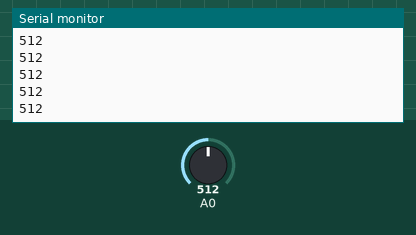
Recording of a sketch running on a simulated Arduino Uno, built with avr-gcc and run on an emulated ATmega328P. Shown: the last lines printed to the serial monitor. The inputs (shaded band) are chosen by the test bench; at power-on: A0 = 512.

Above: at 1.2 s.
1.3 s: A0 set to 716
At 1.8 s:
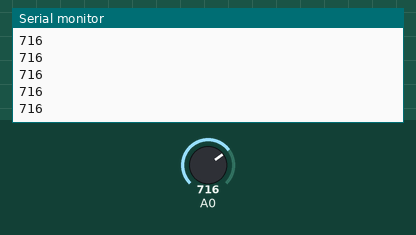
2.8 s: A0 set to 900
At 3.3 s:
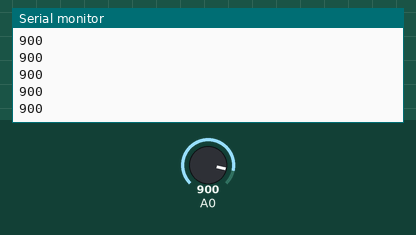
Timing chart, 0 to 5.8 s (numbered marks = the images above; inputs shaded):
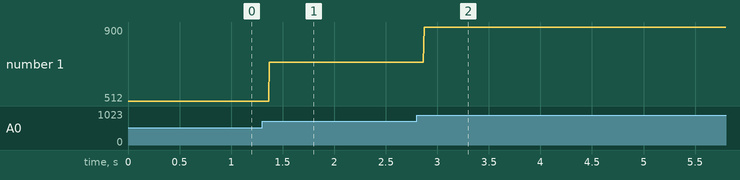

The sketch:

capacitive_soil_read_raw.ino
```cpp
/*Program to get capacitive soil sensor
minimum and maximum value*/
int capacitive_value=0;

void setup() {Serial.begin(9600);}

void loop() {
  capacitive_value = analogRead(A0); // read capistor value
  Serial.println(capacitive_value);

}
```

Measured:
- after the input at 1.3 s, the serial monitor: prints a new line after 0.07 s (image 1)
- after the input at 2.8 s, the serial monitor: prints a new line after 0.07 s (image 2)
- plotted number 1: 512 → 716 after the input at 1.3 s, 716 → 900 after the input at 2.8 s
